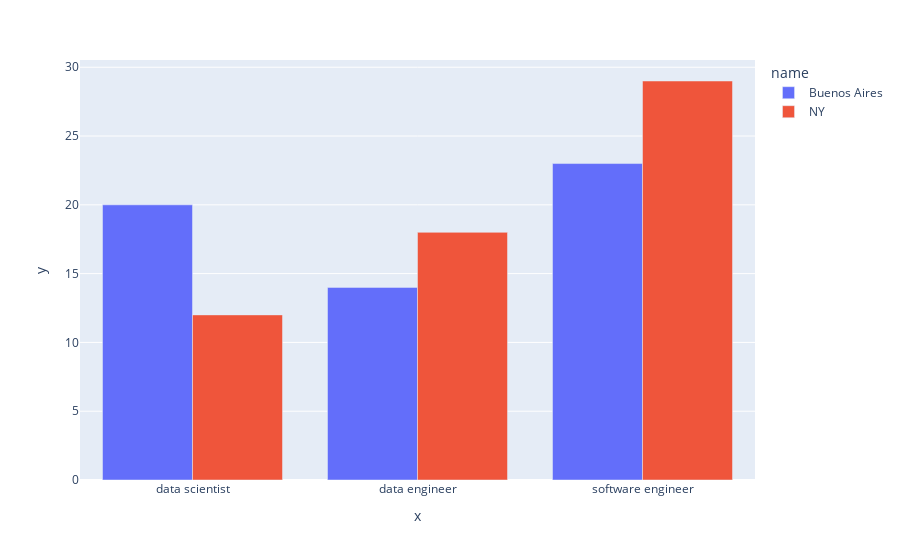

Notebook code cell kept with this figure:
### Markdown cell above
### Bar chart agrupado 

https://plotly.com/python/bar-charts/

El valor del argumento que define que el bar chart es agrupado es `barmode='group'`

### Code cell
data_raw = pd.DataFrame(
    {'x': ['data scientist', 'data engineer', 'software engineer', 'data scientist', 'data engineer', 'software engineer'],
     'y': [20, 14, 23, 12, 18, 29],
     'name': ['Buenos Aires', 'Buenos Aires', 'Buenos Aires', 'NY', 'NY', 'NY']
    })

fig = px.bar(data_raw, x="x", y="y", color='name', barmode='group')
fig.show()

### Figure 1 — Plotly figure (JSON) as saved in the notebook; plotly's stock layout.template omitted (floating-point values rounded to 4 significant figures)
{"data": [{"alignmentgroup": "True", "hovertemplate": "name=Buenos Aires<br>x=%{x}<br>y=%{y}<extra></extra>", "legendgroup": "Buenos Aires", "marker": {"color": "#636efa"}, "name": "Buenos Aires", "offsetgroup": "Buenos Aires", "orientation": "v", "showlegend": true, "textposition": "auto", "type": "bar", "x": ["data scientist", "data engineer", "software engineer"], "xaxis": "x", "y": [20, 14, 23], "yaxis": "y"}, {"alignmentgroup": "True", "hovertemplate": "name=NY<br>x=%{x}<br>y=%{y}<extra></extra>", "legendgroup": "NY", "marker": {"color": "#EF553B"}, "name": "NY", "offsetgroup": "NY", "orientation": "v", "showlegend": true, "textposition": "auto", "type": "bar", "x": ["data scientist", "data engineer", "software engineer"], "xaxis": "x", "y": [12, 18, 29], "yaxis": "y"}], "layout": {"autosize": true, "barmode": "group", "legend": {"title": {"text": "name"}, "tracegroupgap": 0}, "margin": {"t": 60}, "xaxis": {"anchor": "y", "autorange": true, "domain": [0, 1], "range": [-0.5, 2.5], "title": {"text": "x"}, "type": "category"}, "yaxis": {"anchor": "x", "autorange": true, "domain": [0, 1], "range": [0, 30.53], "title": {"text": "y"}, "type": "linear"}}}
